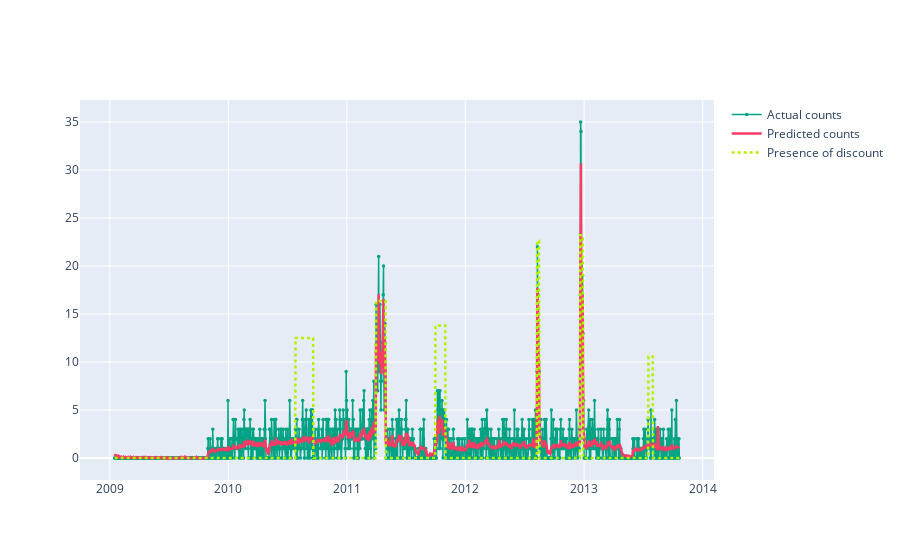

The notebook cell this image was saved under:
### Code cell
# GBDT train

import plotly.graph_objects as go

fig = go.Figure()
fig.add_trace(go.Scatter(x=tomato_12.loc[X_train.index, 'date'],
                         y=y_train,
                         mode='lines+markers',
                         name='Actual counts',
                         marker=dict(color='#00A383', size=3.5),
                         line=dict(color='#00A383', width=1.5)))

fig.add_trace(go.Scatter(x=tomato_12.loc[X_train.index, 'date'],
                         # y = [*map(round, GBDT_test_pred)],
                         y=GBDT_train_pred,
                         mode='lines',
                         name='Predicted counts',
                         line=dict(color='#F53D65', width=2.5)
                         ))

fig.add_trace(go.Scatter(x=tomato_12.loc[X_train.index, 'date'],
                         y=tomato_discount[tomato_discount['date']
                         .isin(tomato_12.loc[X_train.index, 'date'])]
                         .loc[:, 'is_discount_201676'] * 50,
                         mode='lines',
                         name='Presence of discount',
                         line=dict(color='#B1F100', width=2.5, dash='dot')  # 'dash'
                         ))

fig.show()

### Figure 1 — Plotly figure (JSON) as saved in the notebook; plotly's stock layout.template omitted (floating-point values rounded to 4 significant figures; data arrays with more than 128 entries replaced by an {"elided": "..."} marker saying what was removed)
{"data": [{"line": {"color": "#00A383", "width": 1.5}, "marker": {"color": "#00A383", "size": 3.5}, "mode": "lines+markers", "name": "Actual counts", "type": "scatter", "x": {"elided": "1740 str values"}, "y": {"elided": "1740 int values"}}, {"line": {"color": "#F53D65", "width": 2.5}, "mode": "lines", "name": "Predicted counts", "type": "scatter", "x": {"elided": "1740 str values"}, "y": {"elided": "1740 float values"}}, {"line": {"color": "#B1F100", "dash": "dot", "width": 2.5}, "mode": "lines", "name": "Presence of discount", "type": "scatter", "x": {"elided": "1740 str values"}, "y": {"elided": "1740 float values"}}], "layout": {}}
